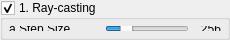
          <widget class="QGroupBox" name="groupBoxRayCasting">
           <property name="minimumSize">
            <size>
             <width>0</width>
             <height>40</height>
            </size>
           </property>
           <property name="maximumSize">
            <size>
             <width>16777215</width>
             <height>40</height>
            </size>
           </property>
           <property name="title">
            <string>1. Ray-casting</string>
           </property>
           <property name="checkable">
            <bool>true</bool>
           </property>
           <layout class="QVBoxLayout" name="verticalLayoutRayCasting">
            <property name="spacing">
             <number>6</number>
            </property>
            <property name="margin">
             <number>6</number>
            </property>
            <item>
             <widget class="QWidget" name="widgetStepSize" native="true">
              <layout class="QHBoxLayout" name="horizontalLayoutStepSize">
               <property name="spacing">
                <number>0</number>
               </property>
               <property name="margin">
                <number>0</number>
               </property>
               <item>
                <widget class="QLabel" name="labelStepSize">
                 <property name="minimumSize">
                  <size>
                   <width>96</width>
                   <height>0</height>
                  </size>
                 </property>
                 <property name="maximumSize">
                  <size>
                   <width>96</width>
                   <height>16777215</height>
                  </size>
                 </property>
                 <property name="text">
                  <string>a.Step Size</string>
                 </property>
                 <property name="alignment">
                  <set>Qt::AlignLeading|Qt::AlignLeft|Qt::AlignVCenter</set>
                 </property>
                </widget>
               </item>
               <item>
                <widget class="QSlider" name="horizontalSliderStepSize">
                 <property name="minimum">
                  <number>64</number>
                 </property>
                 <property name="maximum">
                  <number>1024</number>
                 </property>
                 <property name="value">
                  <number>256</number>
                 </property>
                 <property name="orientation">
                  <enum>Qt::Horizontal</enum>
                 </property>
                </widget>
               </item>
               <item>
                <widget class="QLabel" name="labelStepSizeValue">
                 <property name="minimumSize">
                  <size>
                   <width>32</width>
                   <height>0</height>
                  </size>
                 </property>
                 <property name="maximumSize">
                  <size>
                   <width>32</width>
                   <height>16777215</height>
                  </size>
                 </property>
                 <property name="text">
                  <string>256</string>
                 </property>
                 <property name="alignment">
                  <set>Qt::AlignRight|Qt::AlignTrailing|Qt::AlignVCenter</set>
                 </property>
                </widget>
               </item>
              </layout>
             </widget>
            </item>
           </layout>
          </widget>
